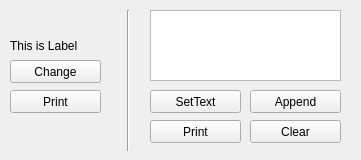
<?xml version="1.0" encoding="UTF-8"?>
<ui version="4.0">
 <class>Form</class>
 <widget class="QWidget" name="Form">
  <property name="geometry">
   <rect>
    <x>0</x>
    <y>0</y>
    <width>361</width>
    <height>160</height>
   </rect>
  </property>
  <property name="windowTitle">
   <string>Form</string>
  </property>
  <widget class="QPushButton" name="text_brow__to_plain_text">
   <property name="geometry">
    <rect>
     <x>150</x>
     <y>120</y>
     <width>91</width>
     <height>23</height>
    </rect>
   </property>
   <property name="text">
    <string>Print</string>
   </property>
  </widget>
  <widget class="QLabel" name="label">
   <property name="geometry">
    <rect>
     <x>10</x>
     <y>35</y>
     <width>111</width>
     <height>21</height>
    </rect>
   </property>
   <property name="text">
    <string>This is Label</string>
   </property>
  </widget>
  <widget class="QTextBrowser" name="text_browers">
   <property name="geometry">
    <rect>
     <x>150</x>
     <y>10</y>
     <width>191</width>
     <height>71</height>
    </rect>
   </property>
  </widget>
  <widget class="QPushButton" name="text_brow__clear">
   <property name="geometry">
    <rect>
     <x>250</x>
     <y>120</y>
     <width>91</width>
     <height>23</height>
    </rect>
   </property>
   <property name="text">
    <string>Clear</string>
   </property>
  </widget>
  <widget class="QPushButton" name="text_brow__set_plain_text">
   <property name="geometry">
    <rect>
     <x>150</x>
     <y>90</y>
     <width>91</width>
     <height>23</height>
    </rect>
   </property>
   <property name="text">
    <string>SetText</string>
   </property>
  </widget>
  <widget class="QPushButton" name="push_btn_change">
   <property name="geometry">
    <rect>
     <x>10</x>
     <y>60</y>
     <width>91</width>
     <height>23</height>
    </rect>
   </property>
   <property name="text">
    <string>Change</string>
   </property>
  </widget>
  <widget class="QPushButton" name="push_btn_print">
   <property name="geometry">
    <rect>
     <x>10</x>
     <y>90</y>
     <width>91</width>
     <height>23</height>
    </rect>
   </property>
   <property name="text">
    <string>Print</string>
   </property>
  </widget>
  <widget class="QPushButton" name="text_brow__append">
   <property name="geometry">
    <rect>
     <x>250</x>
     <y>90</y>
     <width>91</width>
     <height>23</height>
    </rect>
   </property>
   <property name="text">
    <string>Append</string>
   </property>
  </widget>
  <widget class="Line" name="line">
   <property name="geometry">
    <rect>
     <x>120</x>
     <y>10</y>
     <width>16</width>
     <height>141</height>
    </rect>
   </property>
   <property name="orientation">
    <enum>Qt::Vertical</enum>
   </property>
  </widget>
 </widget>
 <resources/>
 <connections/>
</ui>
